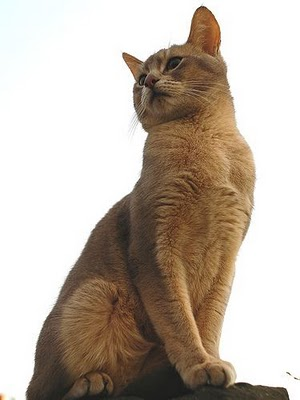
#> input picture Abyssinian_31.jpg, 300 x 400 px, found by its file name
$ python mean_shift.py
#> lines starting #> are read from the running program, lines starting #| are printed output that depends on the picture
import numpy as np
from scipy.spatial.distance import cdist
import cv2
import os
import matplotlib.pyplot as plt


def init_seeds(X, num_of_seeds):
    return X[np.random.choice(X.shape[0], num_of_seeds, replace=False)]


def get_point_inside_seed(X, seed, bandwidth):
    seed = seed.reshape(1, -1)
    dist = cdist(seed, X)
    check = (dist < bandwidth).flatten()
    return X[check]


def gaussian_kernel_bandwidth(points, seed, bandwidth):
    weights = np.exp(-1*np.linalg.norm((points - seed)/bandwidth, axis=1))
    mean = np.array(
        np.sum(weights[:, None] * points, axis=0) / np.sum(weights), dtype=np.int64)
    return mean


"""
def visualize(image, predicted_mask):
    figure, ax = plt.subplots(nrows=1, ncols=2, figsize=(8, 4))

    ax[0].imshow(image)
    ax[0].set_title('Image')
    ax[0].set_axis_off()

    ax[1].imshow(predicted_mask)
    ax[1].set_title('Predicted mask')
    ax[1].set_axis_off()

    plt.show()
"""


def eliminate_seed(shifted_seeds, bandwidth):
    flags = [1] * len(shifted_seeds)

    for i in range(len(shifted_seeds)):
        if flags[i] == 1:
            w = 1.0
            j = i + 1

            while j < len(shifted_seeds):
                d = np.linalg.norm(shifted_seeds[i] - shifted_seeds[j])
                if d < bandwidth:
                    shifted_seeds[i] = shifted_seeds[i] + shifted_seeds[j]
                    flags[j] = 0
                j += 1

            shifted_seeds[i] = shifted_seeds[i] / w

    converged_seeds = []
    for i in range(len(shifted_seeds)):
        if flags[i] == 1:
            converged_seeds.append(shifted_seeds[i])

    return np.array(converged_seeds)


def mean_shift(src_path, dst_path):
#> called with src_path = 'images/Abyssinian_31.jpg', dst_path = 'cluster-based/res.jpg'
    bandwidth = 40
    num_iters = 20
    threshold = 2

    img = cv2.imread(src_path)
#> img is the input picture: shape (400, 300, 3); mean B, G, R 169.3, 180.9, 192.5
    img = cv2.cvtColor(img, cv2.COLOR_BGR2RGB)
    X = img.reshape(-1, 3)
    seeds = init_seeds(X, num_of_seeds=20)
#> seeds = 20 rows, first 8: [211, 187, 161], [255, 255, 253], [255, 255, 255], [115, 77, 41], [255, 255, 255], [255, 255, 255], [255, 255, 255], [112, 87, 56]
    shifted_seeds = []

    for i in range(len(seeds)):
        pos = seeds[i]
        for n in range(num_iters):
            points = get_point_inside_seed(X, pos, bandwidth)
            new_pos = gaussian_kernel_bandwidth(points, pos, bandwidth)

            dist = np.linalg.norm(new_pos - pos)
            pos = new_pos
            if dist < threshold:
                break
            shifted_seeds.append(pos)
#> this loop made 20 passes
#> after the loop, shifted_seeds = 123 items, first 6: [218, 199, 173], [212, 194, 170], [209, 190, 164], [208, 186, 158], [206, 182, 151], [205, 177, 143]

    final_seeds = eliminate_seed(shifted_seeds, bandwidth)
#> in eliminate_seed, `flags = [1] * len(shifted_seeds)`: flags = 123 values from 1 to 1
#> the loop in eliminate_seed, `for i in range(len(shifted_seeds)):` made 123 passes
#> after the loop in eliminate_seed, `for i in range(len(shifted_seeds)):`: flags = 123 values, max 1 at index 0, min 0 at index 1, mean 0.504; shifted_seeds = 123 items, first 6: [430, 393, 343], [212, 194, 170], [417, 376, 322], [208, 186, 158], [411, 359, 294], [205, 177, 143]
#> after the loop in eliminate_seed, `for i in range(len(shifted_seeds)):`: converged_seeds = 62 items, first 6: [430, 393, 343], [417, 376, 322], [411, 359, 294], [403, 339, 262], [391, 320, 235], [379, 306, 217]
#> final_seeds = 62 rows, first 8: [430, 393, 343], [417, 376, 322], [411, 359, 294], [403, 339, 262], [391, 320, 235], [379, 306, 217], [367, 293, 203], [355, 281, 191]
    segmented_image = []

    for i in range(X.shape[0]):
        dis = cdist(np.array([X[i]]), np.array(final_seeds))
        idx = np.argmin(dis, axis=1)
        segmented_image.append(final_seeds[idx])
#> after the loop, segmented_image = 120000 items

    segmented_image = np.reshape(segmented_image, img.shape)
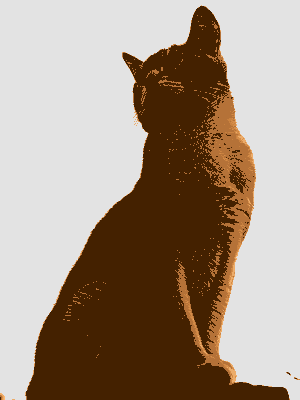
#> segmented_image: shape (400, 300, 3) float64; mean R, G, B 199.6, 184.3, 170.3; drawn with min black and max white

    cv2.imwrite(dst_path, segmented_image)
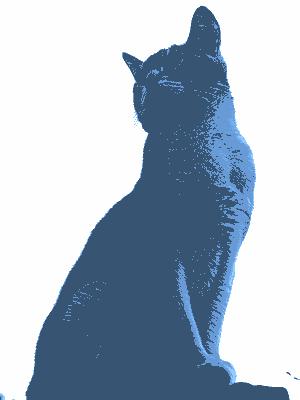
#> saved as res.jpg: shape (400, 300, 3); mean B, G, R 199.5, 184.3, 170.3


if __name__ == '__main__':

    """
    bandwidth = 40
    num_of_seeds = 20
    threshold = 2
    num_iters = 20

    images_directory = os.path.join('images')
    image_filenames = sorted(os.listdir(images_directory))

    num_test = 10
    test_idx = np.random.choice(len(image_filenames), num_test, replace=False)
    for i in test_idx:
        img = cv2.imread(os.path.join(images_directory, image_filenames[i]))
        img = cv2.cvtColor(img, cv2.COLOR_BGR2RGB)
        X = img.reshape(-1, 3)

        seeds = init_seeds(X, num_of_seeds)
        shifted_seeds = []

        for i in range(len(seeds)):
            pos = seeds[i]
            for n in range(num_iters):
                points = get_point_inside_seed(X, pos, bandwidth)
                new_pos = gaussian_kernel_bandwidth(points, pos, bandwidth)

                dist = np.linalg.norm(new_pos - pos)
                pos = new_pos
                if dist < threshold:
                    break
                shifted_seeds.append(pos)

        final_seeds = eliminate_seed(shifted_seeds, bandwidth)
        segmented_image = []

        for i in range(X.shape[0]):
            dis = cdist(np.array([X[i]]), np.array(final_seeds))
            idx = np.argmin(dis, axis=1)
            segmented_image.append(final_seeds[idx])

        segmented_image = np.reshape(segmented_image, img.shape)
        segmented_image = segmented_image / 255.0

        visualize(img, segmented_image)
        """
    mean_shift('images/Abyssinian_31.jpg', 'cluster-based/res.jpg')

$ run again, with cluster-based/test_1.png saved as Abyssinian_31.jpg
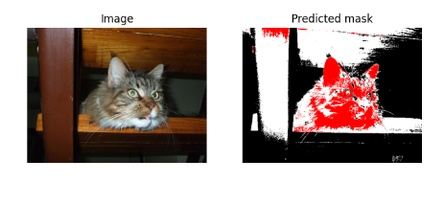
#> input picture cluster-based/test_1.png, 444 x 206 px, found by its file name
#> in mean_shift, img is the input picture: shape (206, 444, 3); mean B, G, R 153.5, 157.9, 171
#> seeds = 20 rows, first 8: [255, 254, 253], [0, 0, 0], [255, 255, 255], [175, 108, 37], [255, 255, 255], [15, 7, 5], [0, 0, 0], [114, 115, 99]
#> the loop in mean_shift, `for i in range(len(seeds)):` made 20 passes
#> after the loop in mean_shift, `for i in range(len(seeds)):`: shifted_seeds = 58 items, first 6: [4, 3, 2], [6, 4, 3], [183, 118, 49], [171, 110, 46], [161, 102, 39], [153, 95, 31]
#> in eliminate_seed, `flags = [1] * len(shifted_seeds)`: flags = 58 values from 1 to 1
#> the loop in eliminate_seed, `for i in range(len(shifted_seeds)):` made 58 passes
#> after the loop in eliminate_seed, `for i in range(len(shifted_seeds)):`: flags = 58 values, max 1 at index 0, min 0 at index 1, mean 0.431; shifted_seeds = 58 items, first 6: [273, 156, 64], [6, 4, 3], [354, 228, 95], [171, 110, 46], [314, 197, 70], [153, 95, 31]
#> after the loop in eliminate_seed, `for i in range(len(shifted_seeds)):`: converged_seeds = 25 items, first 6: [273, 156, 64], [354, 228, 95], [314, 197, 70], [286, 173, 49], [265, 154, 40], [243, 136, 40]
#> final_seeds = 25 rows, first 8: [273, 156, 64], [354, 228, 95], [314, 197, 70], [286, 173, 49], [265, 154, 40], [243, 136, 40], [211, 110, 41], [188, 93, 37]
#> after the loop in mean_shift, `for i in range(X.shape[0]):`: segmented_image = 91464 items
#> in mean_shift, `segmented_image = np.reshape(segmented_image, img.shape)`:
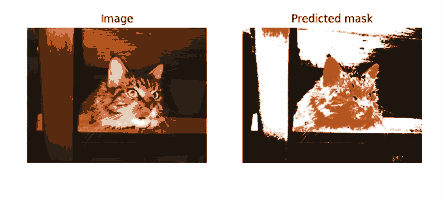
#> segmented_image: shape (206, 444, 3) float64; mean R, G, B 176.4, 161.2, 152.1
#> in mean_shift, `cv2.imwrite(dst_path, segmented_image)`:
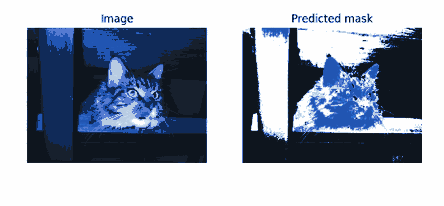
#> saved as res.jpg: shape (206, 444, 3); mean B, G, R 176.4, 161.2, 152.1

$ run again, with cluster-based/test_2.png saved as Abyssinian_31.jpg
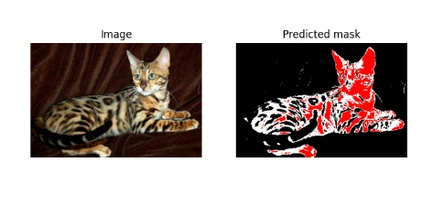
#> input picture cluster-based/test_2.png, 432 x 206 px, found by its file name
#> in mean_shift, img is the input picture: shape (206, 432, 3); mean B, G, R 158.8, 161.8, 172.4
#> seeds = 20 rows, first 8: [255, 255, 255], [113, 96, 89], [255, 255, 255], [255, 255, 255], [255, 255, 255], [255, 255, 255], [255, 255, 255], [255, 255, 255]
#> the loop in mean_shift, `for i in range(len(seeds)):` made 20 passes
#> after the loop in mean_shift, `for i in range(len(seeds)):`: shifted_seeds = 41 items, first 6: [125, 114, 101], [127, 114, 97], [127, 113, 95], [127, 113, 93], [39, 13, 7], [34, 13, 7]
#> in eliminate_seed, `flags = [1] * len(shifted_seeds)`: flags = 41 values from 1 to 1
#> the loop in eliminate_seed, `for i in range(len(shifted_seeds)):` made 41 passes
#> after the loop in eliminate_seed, `for i in range(len(shifted_seeds)):`: flags = 41 values, max 1 at index 0, min 0 at index 1, mean 0.415; shifted_seeds = 41 items, first 6: [252, 228, 198], [127, 114, 97], [254, 226, 188], [127, 113, 93], [113, 40, 21], [34, 13, 7]
#> after the loop in eliminate_seed, `for i in range(len(shifted_seeds)):`: converged_seeds = [[252, 228, 198], [254, 226, 188], [113, 40, 21], [169, 89, 59], [162, 86, 57], [310, 286, 269], [304, 280, 251], [297, 272, 242], [146, 134, 118], [125, 69, 47], [93, 37, 22], [153, 125, 97], [119, 76, 52], [90, 42, 26], [57, 22, 12], [58, 19, 10], [21, 6, 3]]
#> final_seeds = 17 rows, first 8: [252, 228, 198], [254, 226, 188], [113, 40, 21], [169, 89, 59], [162, 86, 57], [310, 286, 269], [304, 280, 251], [297, 272, 242]
#> after the loop in mean_shift, `for i in range(X.shape[0]):`: segmented_image = 88992 items
#> in mean_shift, `segmented_image = np.reshape(segmented_image, img.shape)`:
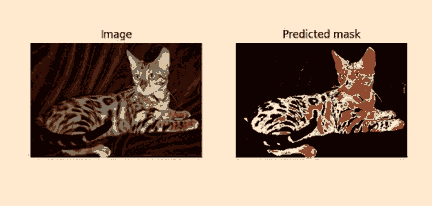
#> segmented_image: shape (206, 432, 3) float64; mean R, G, B 198.4, 172.9, 151; drawn with min black and max white
#> in mean_shift, `cv2.imwrite(dst_path, segmented_image)`:
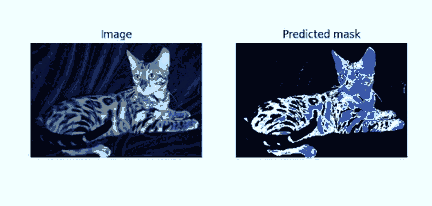
#> saved as res.jpg: shape (206, 432, 3); mean B, G, R 175.2, 163.5, 151
